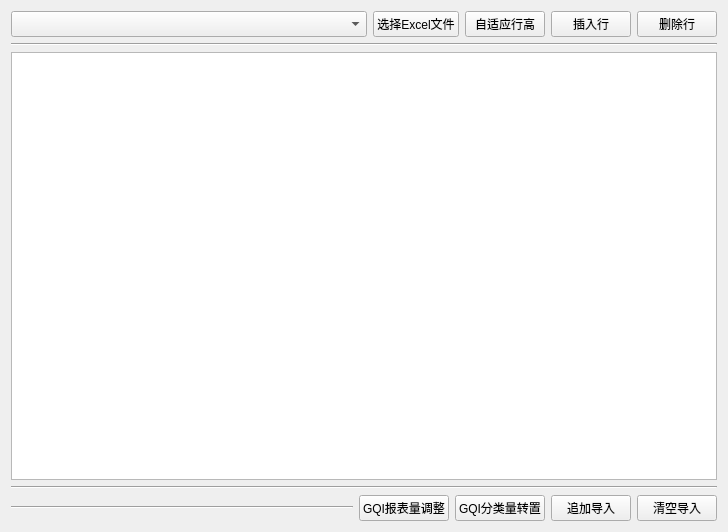
<?xml version="1.0" encoding="UTF-8"?>
<ui version="4.0">
 <class>Form</class>
 <widget class="QWidget" name="Form">
  <property name="geometry">
   <rect>
    <x>0</x>
    <y>0</y>
    <width>728</width>
    <height>532</height>
   </rect>
  </property>
  <property name="windowTitle">
   <string>Form</string>
  </property>
  <layout class="QHBoxLayout" name="horizontalLayout_3">
   <item>
    <layout class="QVBoxLayout" name="verticalLayout">
     <item>
      <layout class="QHBoxLayout" name="horizontalLayout_2">
       <item>
        <widget class="QComboBox" name="comboBox_file">
         <property name="sizePolicy">
          <sizepolicy hsizetype="Expanding" vsizetype="Preferred">
           <horstretch>0</horstretch>
           <verstretch>0</verstretch>
          </sizepolicy>
         </property>
        </widget>
       </item>
       <item>
        <widget class="QPushButton" name="pushButton_import_file">
         <property name="sizePolicy">
          <sizepolicy hsizetype="Fixed" vsizetype="Fixed">
           <horstretch>0</horstretch>
           <verstretch>0</verstretch>
          </sizepolicy>
         </property>
         <property name="text">
          <string>选择Excel文件</string>
         </property>
        </widget>
       </item>
       <item>
        <widget class="QPushButton" name="pushButton_adaptation_row">
         <property name="sizePolicy">
          <sizepolicy hsizetype="Fixed" vsizetype="Fixed">
           <horstretch>0</horstretch>
           <verstretch>0</verstretch>
          </sizepolicy>
         </property>
         <property name="text">
          <string>自适应行高</string>
         </property>
        </widget>
       </item>
       <item>
        <widget class="QPushButton" name="pushButton_insert_row">
         <property name="sizePolicy">
          <sizepolicy hsizetype="Fixed" vsizetype="Fixed">
           <horstretch>0</horstretch>
           <verstretch>0</verstretch>
          </sizepolicy>
         </property>
         <property name="text">
          <string>插入行</string>
         </property>
        </widget>
       </item>
       <item>
        <widget class="QPushButton" name="pushButton_del_row">
         <property name="sizePolicy">
          <sizepolicy hsizetype="Fixed" vsizetype="Fixed">
           <horstretch>0</horstretch>
           <verstretch>0</verstretch>
          </sizepolicy>
         </property>
         <property name="text">
          <string>删除行</string>
         </property>
        </widget>
       </item>
      </layout>
     </item>
     <item>
      <widget class="Line" name="line_3">
       <property name="orientation">
        <enum>Qt::Horizontal</enum>
       </property>
      </widget>
     </item>
     <item>
      <widget class="QTableWidget" name="tableWidget_import_file">
       <property name="font">
        <font>
         <family>宋体</family>
        </font>
       </property>
      </widget>
     </item>
     <item>
      <widget class="Line" name="line_2">
       <property name="sizePolicy">
        <sizepolicy hsizetype="Expanding" vsizetype="Fixed">
         <horstretch>0</horstretch>
         <verstretch>0</verstretch>
        </sizepolicy>
       </property>
       <property name="orientation">
        <enum>Qt::Horizontal</enum>
       </property>
      </widget>
     </item>
     <item>
      <layout class="QHBoxLayout" name="horizontalLayout">
       <item>
        <widget class="Line" name="line">
         <property name="orientation">
          <enum>Qt::Horizontal</enum>
         </property>
        </widget>
       </item>
       <item>
        <widget class="QPushButton" name="pushButton_GQI_B">
         <property name="sizePolicy">
          <sizepolicy hsizetype="Fixed" vsizetype="Fixed">
           <horstretch>0</horstretch>
           <verstretch>0</verstretch>
          </sizepolicy>
         </property>
         <property name="text">
          <string>GQI报表量调整</string>
         </property>
        </widget>
       </item>
       <item>
        <widget class="QPushButton" name="pushButton_GQI_F">
         <property name="sizePolicy">
          <sizepolicy hsizetype="Fixed" vsizetype="Fixed">
           <horstretch>0</horstretch>
           <verstretch>0</verstretch>
          </sizepolicy>
         </property>
         <property name="text">
          <string>GQI分类量转置</string>
         </property>
        </widget>
       </item>
       <item>
        <widget class="QPushButton" name="pushButton_append_import">
         <property name="sizePolicy">
          <sizepolicy hsizetype="Fixed" vsizetype="Fixed">
           <horstretch>0</horstretch>
           <verstretch>0</verstretch>
          </sizepolicy>
         </property>
         <property name="layoutDirection">
          <enum>Qt::RightToLeft</enum>
         </property>
         <property name="text">
          <string>追加导入</string>
         </property>
        </widget>
       </item>
       <item>
        <widget class="QPushButton" name="pushButton_clear_import">
         <property name="sizePolicy">
          <sizepolicy hsizetype="Fixed" vsizetype="Fixed">
           <horstretch>0</horstretch>
           <verstretch>0</verstretch>
          </sizepolicy>
         </property>
         <property name="layoutDirection">
          <enum>Qt::RightToLeft</enum>
         </property>
         <property name="text">
          <string>清空导入</string>
         </property>
        </widget>
       </item>
      </layout>
     </item>
    </layout>
   </item>
  </layout>
 </widget>
 <resources/>
 <connections/>
</ui>
